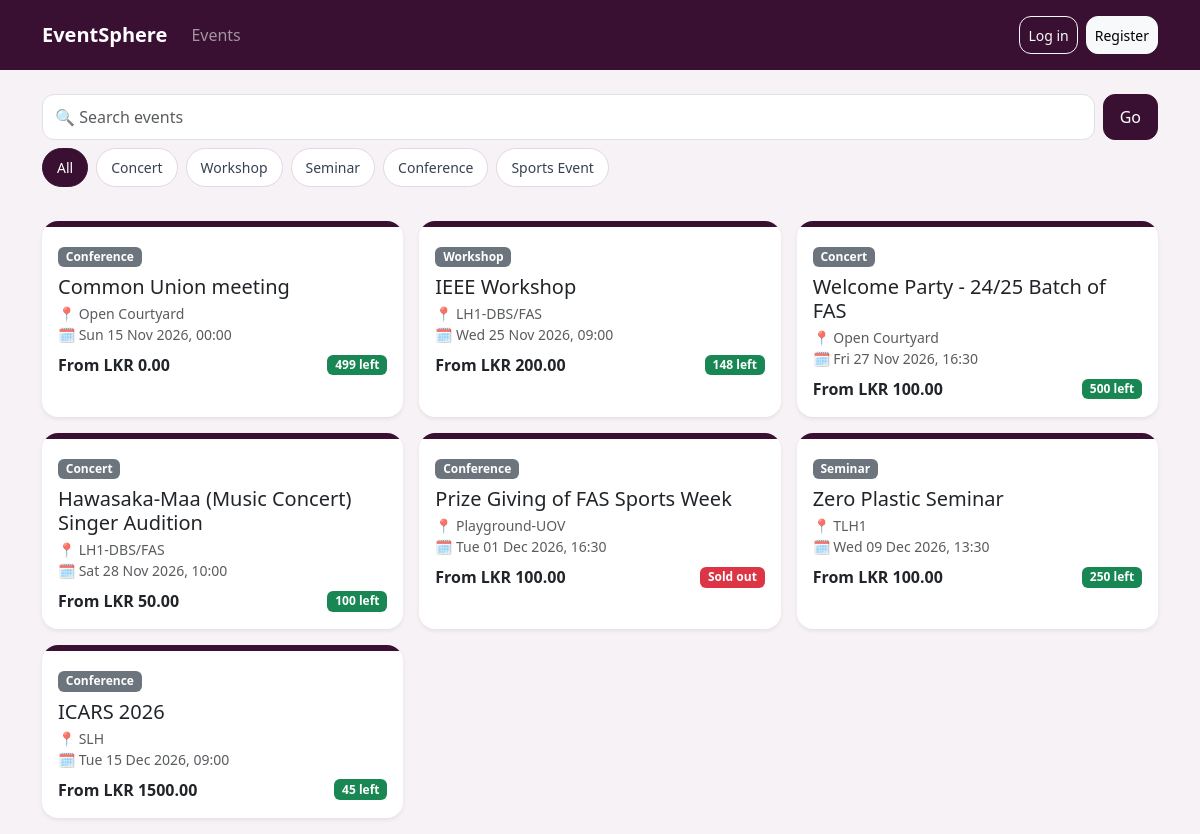
Before: /events with the older database file.
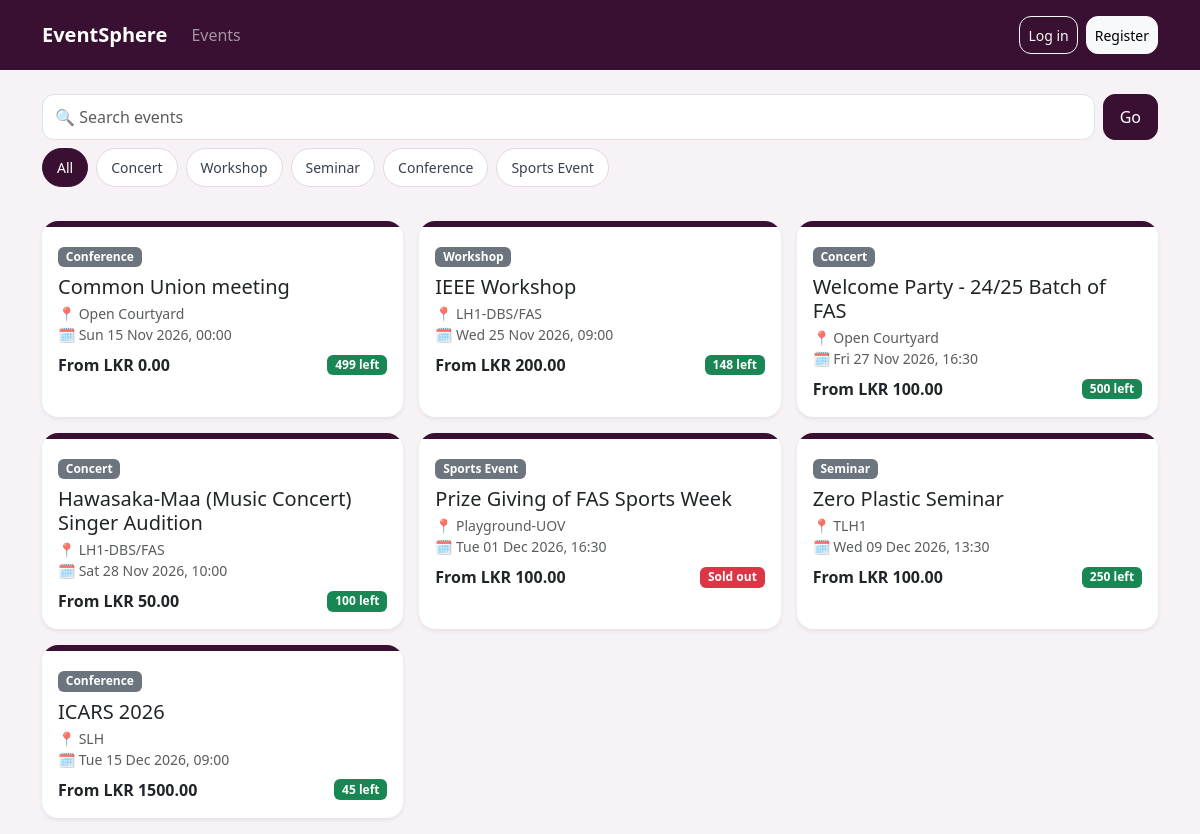
After: the same page with the newer database file.
### app/models.py (models this page shows)
class TicketCategory(Base):
    __tablename__ = "ticket_categories"
    id = Column(Integer, primary_key=True)
    event_id = Column(Integer, ForeignKey("events.id"))
    name = Column(String(100), nullable=False)
    price = Column(Float, default=0)
    quantity = Column(Integer, nullable=False)
    sold = Column(Integer, default=0)

class Event(Base):
    __tablename__ = "events"
    id = Column(Integer, primary_key=True)
    title = Column(String(200), nullable=False)
    category = Column(String(50), default="Concert")
    venue_id = Column(Integer, ForeignKey("venues.id"))
    start = Column(DateTime, nullable=False)
    end = Column(DateTime, nullable=False)
    description = Column(Text, default="")
    status = Column(String(20), default="draft")  # draft / published / cancelled

class Venue(Base):
    __tablename__ = "venues"
    id = Column(Integer, primary_key=True)
    name = Column(String(150), nullable=False)
    location = Column(String(200), default="")
    capacity = Column(Integer, nullable=False)
    description = Column(Text, default="")
    image = Column(String(300), default="")
    hourly_rate = Column(Float, default=0)
    open_for_hire = Column(Boolean, default=False)

### app/routes_public.py (the view)
@router.get("/events")
def events(request: Request, q: str = "", category: str = "",
           db=Depends(get_db), user=Depends(get_current_user)):
    query = db.query(Event).filter(Event.status == "published", Event.end >= now())
    if q:
        query = query.filter(or_(Event.title.ilike(f"%{q}%"), Event.description.ilike(f"%{q}%")))
    if category:
        query = query.filter(Event.category == category)
    cards = []
    for e in query.order_by(Event.start).all():
        cats = db.query(TicketCategory).filter_by(event_id=e.id).all()
        cards.append(dict(event=e, venue=db.get(Venue, e.venue_id),
                          left=sum(c.quantity - c.sold for c in cats),
                          from_price=min((c.price for c in cats), default=0)))
    return render(request, "events.html", db, user, cards=cards, q=q,
                  category=category, categories=CATEGORIES)

### app/templates/events.html (shortened to what this page needs)
{% extends "base.html" %}
{% block content %}
<div class="search-bar">
  <form method="get" action="/events" class="d-flex gap-2 mb-2">
    <input class="form-control" name="q" value="{{ q }}" placeholder="🔍 Search events">
    <button class="btn btn-primary px-3">Go</button>
  </form>
  <div class="chips">
    <a class="chip {{ 'active' if not category }}" href="/events?q={{ q|urlencode }}">All</a>
    {% for c in categories %}
    <a class="chip {{ 'active' if c == category }}" href="/events?category={{ c|urlencode }}&q={{ q|urlencode }}">{{ c }}</a>
    {% endfor %}
  </div>
</div>
<div class="row row-cols-1 row-cols-md-2 row-cols-lg-3 g-3 mt-1">
{% for x in cards %}
  <div class="col">
    <div class="card event-card h-100 shadow-sm">
      <div class="card-body">
        <span class="badge bg-secondary">{{ x.event.category }}</span>
        <h5 class="card-title mt-2 mb-1">
          <a href="/events/{{ x.event.id }}" class="text-dark text-decoration-none stretched-link">{{ x.event.title }}</a>
        </h5>
        <p class="small text-muted mb-2">📍 {{ x.venue.name if x.venue }}<br>🗓️ {{ x.event.start.strftime('%a %d %b %Y, %H:%M') }}</p>
        <div class="d-flex justify-content-between align-items-center">
          <strong>From LKR {{ '%.2f'|format(x.from_price) }}</strong>
          {% if x.left > 0 %}<span class="badge bg-success">{{ x.left }} left</span>
          {% else %}<span class="badge bg-danger">Sold out</span>{% endif %}
        </div>
      </div>
    </div>
  </div>
{% else %}<p class="text-muted">No events found.</p>{% endfor %}
</div>
{% endblock %}

Changed rows visible on the page:
changed through a linked row, TicketCategory "Prize Giving of FAS Sports Week": event.category "Conference" → "Sports Event"
